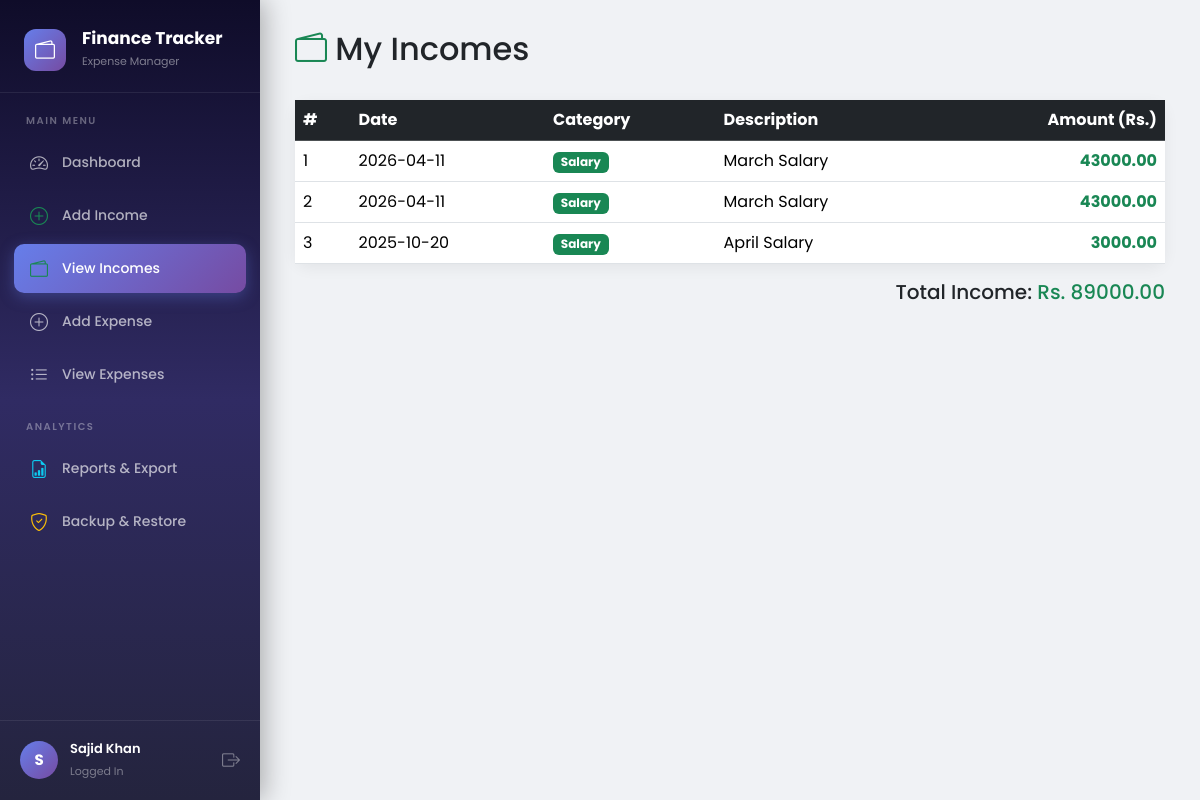
The page /incomes (signed in) on the database as committed earlier.
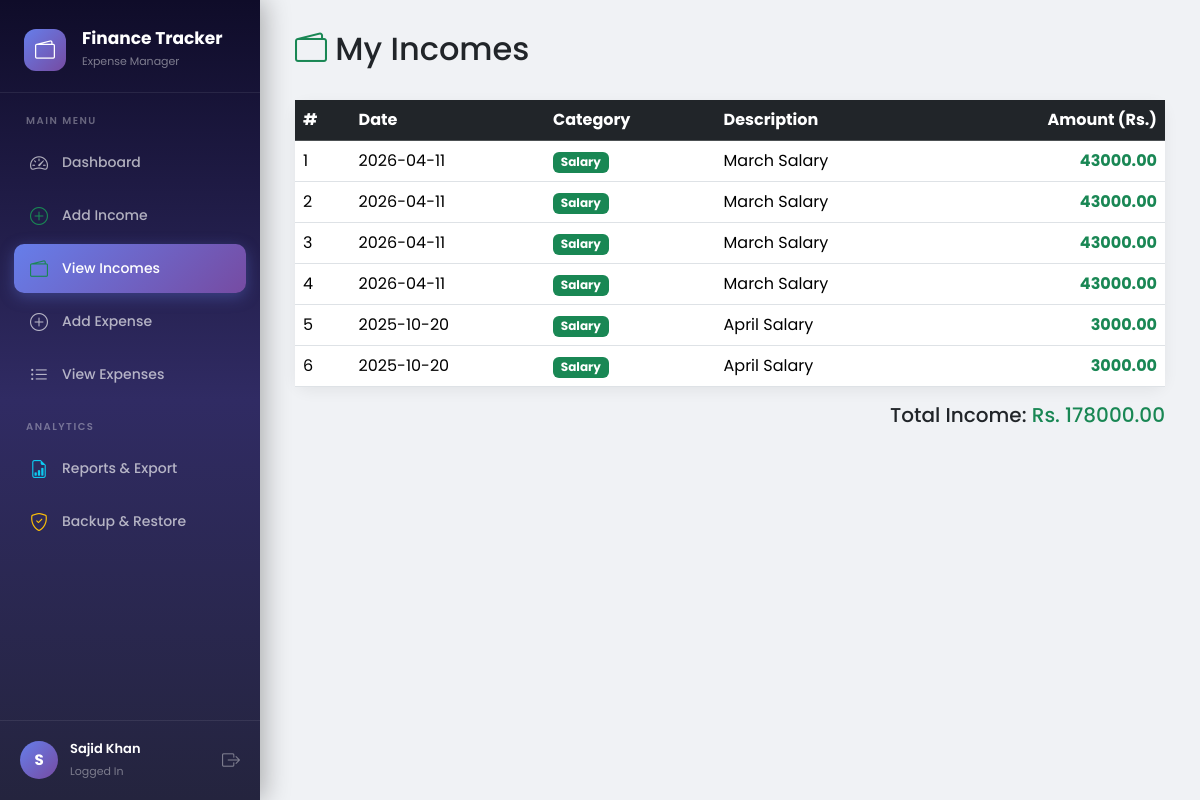
The same page on the database as committed later.
### tables this page shows
CREATE TABLE transactions(
        id INTEGER PRIMARY KEY AUTOINCREMENT,
        user_id INTEGER NOT NULL,
        type TEXT NOT NULL,
        category TEXT NOT NULL,
        amount REAL NOT NULL,
        description TEXT,
        date DATE NOT NULL,
        created_at TIMESTAMP DEFAULT CURRENT_TIMESTAMP,
        FOREIGN KEY (user_id) REFERENCES users(id)
    );

### routes/transactions.py (the view)
@transactions.route('/incomes')
def view_incomes():
    if 'user_id' not in session:
        return redirect(url_for('auth.login'))
    db = get_db()
    incomes = db.execute("""
        SELECT id, category, amount, description, date
        FROM transactions
        WHERE user_id = ? AND type = 'income'
        ORDER BY date DESC
    """, (session['user_id'],)).fetchall()
    return render_template('incomes.html', incomes=incomes)

### app.py (called while the page is built)
@app.teardown_appcontext
def shutdown_session(exception=None):
    close_connection(exception)

### models/database.py (called while the page is built)
def get_db():
    db = getattr(g, '_database', None)
    if db is None:
        db = g._database = sqlite3.connect(DATABASE)
        db.row_factory = sqlite3.Row
    return db

def close_connection(exception):
    db = getattr(g, '_database', None)
    if db is not None:
        db.close()

### templates/incomes.html (shortened to what this page needs)
{% extends "base.html" %}
{% block content %}
<div class="d-flex justify-content-between align-items-center mb-4">
    <h2><i class="bi bi-wallet2 text-success"></i> My Incomes</h2>
</div>
{% if incomes %}
<div class="card">
    <div class="card-body p-0">
        <div class="table-responsive">
            <table class="table table-hover mb-0">
                <thead class="table-dark">
                    <tr>
                        <th>#</th>
                        <th>Date</th>
                        <th>Category</th>
                        <th>Description</th>
                        <th class="text-end">Amount (Rs.)</th>
                    </tr>
                </thead>
                <tbody>
                    {% for income in incomes %}
                    <tr>
                        <td>{{ loop.index }}</td>
                        <td>{{ income['date'] }}</td>
                        <td><span class="badge bg-success">{{ income['category'] }}</span></td>
                        <td>{{ income['description'] if income['description'] else '-' }}</td>
                        <td class="text-end fw-bold text-success">{{ "%.2f"|format(income['amount']) }}</td>
                    </tr>
                    {% endfor %}
                </tbody>
            </table>
        </div>
    </div>
</div>
{% set total = incomes | map(attribute='amount') | list %}
<div class="text-end mt-3">
    <h5>Total Income: <span class="text-success">Rs. {{ "%.2f"|format(total|sum) }}</span></h5>
</div>
{% else %}
<div class="text-center mt-5">
    <i class="bi bi-cash-coin" style="font-size: 4rem; color: #ccc;"></i>
    <h4 class="text-muted mt-3">No income recorded yet</h4>
    <p class="text-muted">Click "Add Income" to add your first income entry.</p>
</div>
{% endif %}
{% endblock %}

Rows that differ between the two databases and show on the page:
added transactions: date "2026-04-11", category "Salary", description "March Salary", amount "43000.00"
added transactions: date "2026-04-11", category "Salary", description "March Salary", amount "43000.00"
added transactions: date "2025-10-20", category "Salary", description "April Salary", amount "3000.00"
Other text that changed with them:
{{ "%.2f"|format(total|sum) }}: "89000.00" → "178000.00"
